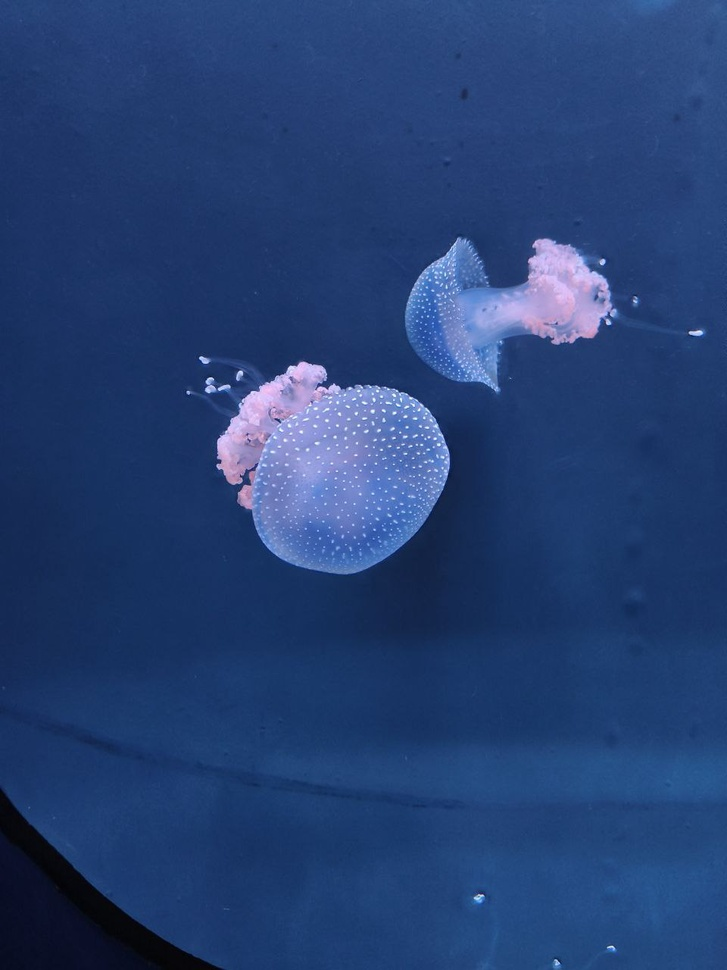
#> input picture 01_diferencia_imagenes/img1.jpg, 727 x 970 px, shrunk from 960 x 1280 before the run, found by its file name
$ jupyter execute 'diferencia_imágenes.ipynb'   (shell and % lines are left out)
#> lines starting #> are read from the running program, lines starting #| are printed output that depends on the picture
# Entendimiento de análisis de diferencias

Este notebook es un paso a paso para el entendimiento general de las metodologías utilizadas por la IA para el análisis de diferencias en imágenes

## Importación de dependencias

Fuimos agregando las dependencias en el orden en el que las fuimos necesitando. Las dependencias totales están en la siguiente celda, en orden de aparición.

[cell 1]
from dotenv import load_dotenv
from pathlib import Path
import os
import cv2
import matplotlib.pyplot as plt

load_dotenv()

# Configuracion de matplotlib para mostrar graficos en linea
plt.rcParams["figure.figsize"] = (14, 6)
plt.rcParams["figure.dpi"] = 100
plt.rcParams["axes.titlesize"] = 13
plt.rcParams["axes.labelsize"] = 11

## Carga de imágenes

En este bloque cargamos las imágenes. Vamos a utilizar el directorio raíz del proyecto que utilizó la IA para no duplicar imágenes

[cell 2]
NOTEBOOK_DIR = Path(
    str(os.getenv("PROYECT_PATH", Path.cwd())) + "/01_diferencia_imagenes")

img1_color = cv2.imread(str(NOTEBOOK_DIR / "img1.jpg"))
#> img1_color is the input picture: shape (970, 727, 3); mean B, G, R 115, 64.4, 37.5
img2_color = cv2.imread(str(NOTEBOOK_DIR / "img2.jpg"))
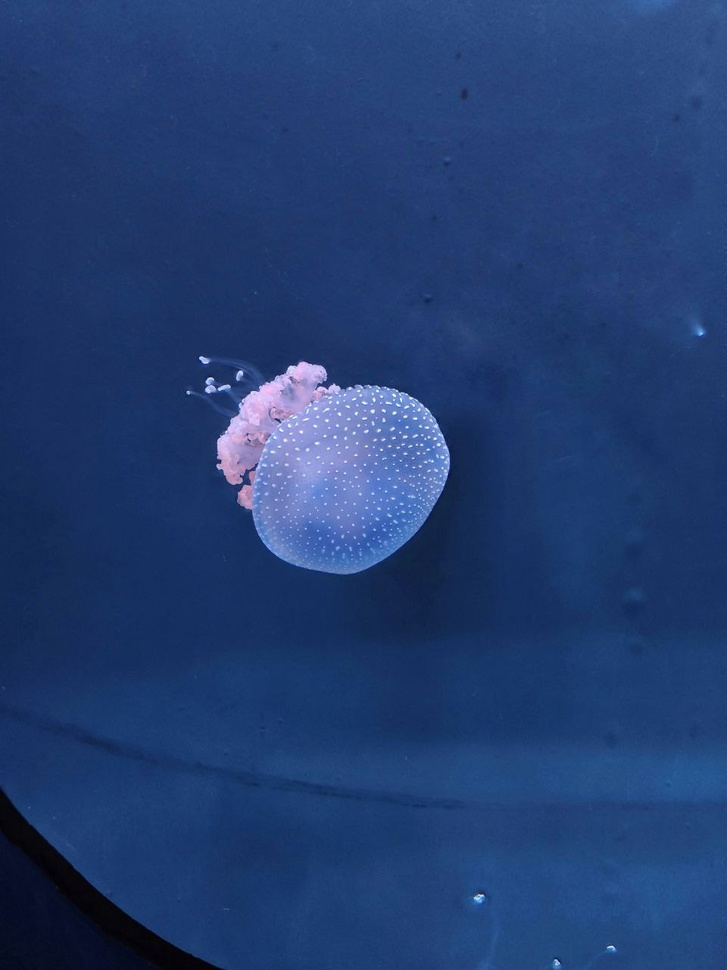
#> input picture 01_diferencia_imagenes/img2.jpg, 727 x 970 px, shrunk from 960 x 1280 before the run, found by its file name
#> img2_color is the input picture: shape (970, 727, 3); mean B, G, R 113.1, 61.7, 34.5

[cell 3]
# Visualizar las dos imagenes lado a lado
# Nota: OpenCV carga en BGR, matplotlib espera RGB
fig, axes = plt.subplots(1, 2, figsize=(14, 5))

axes[0].imshow(cv2.cvtColor(img1_color, cv2.COLOR_BGR2RGB))
axes[0].set_title("Imagen 1 (original)")
axes[0].axis("off")

axes[1].imshow(cv2.cvtColor(img2_color, cv2.COLOR_BGR2RGB))
axes[1].set_title("Imagen 2 (modificada)")
axes[1].axis("off")

plt.suptitle("Imagenes de entrada", fontsize=15, fontweight="bold")
plt.tight_layout()
plt.show()

## Preprocesamiento

Asumimos que las imágenes tienen el mismo tamaño y procedemos a convertirlas a escala de grises.

Esto dado que los diferentes métodos nos indican que es más fácil hacer la comparación en grises

[cell 4]
img1_gris = cv2.cvtColor(img1_color, cv2.COLOR_BGR2GRAY)
img2_gris = cv2.cvtColor(img2_color, cv2.COLOR_BGR2GRAY)

[cell 5]
fig, axes = plt.subplots(1, 2, figsize=(14, 5))
axes[0].imshow(img1_gris, cmap="gray")
axes[0].set_title("Imagen 1 - Escala de grises")
axes[0].axis("off")

axes[1].imshow(img2_gris, cmap="gray")
axes[1].set_title("Imagen 2 - Escala de grises")
axes[1].axis("off")

plt.suptitle("Preprocesamiento: conversion a escala de grises",
             fontsize=15, fontweight="bold")
plt.tight_layout()
plt.show()

## Método de diferencia absoluta

Se compara uno a uno los pixeles de la imagen y se almacena en una nueva matriz la diferencia

[cell 6]
diff_abs = cv2.absdiff(img1_gris, img2_gris)

fig, axes = plt.subplots(1, 4, figsize=(16, 5))

axes[0].imshow(img1_gris, cmap="gray")
axes[0].set_title("Imagen 1")
axes[0].axis("off")

axes[1].imshow(img2_gris, cmap="gray")
axes[1].set_title("Imagen 2")
axes[1].axis("off")

axes[2].imshow(diff_abs, cmap="gray")
axes[2].set_title("Diferencia absoluta |I1 - I2|")
axes[2].axis("off")

# Usar mapa de calor para resaltar diferencias
im = axes[3].imshow(diff_abs, cmap="hot")
axes[3].set_title("Diferencia absoluta |I1 - I2|")
axes[3].axis("off")

plt.colorbar(im, ax=axes[3], fraction=0.046, pad=0.04)
plt.suptitle("Metodo 1: Diferencia Absoluta", fontsize=15, fontweight="bold")
plt.tight_layout()
plt.show()

## Ignorar, ejericio para practicar

¿Cómo puedo invertir los colores de una imágen?

Se me ocurre hacer lo siguiente:

- Tomar la imagen 1 a color y dividirla en sus canales RGB
- A cada canal, hacerle la resta de 255-valor
- Componer una nueva imagen con la suma de los canales resultado

[cell 7]
import numpy as np
r, g, b = cv2.split(img1_color)
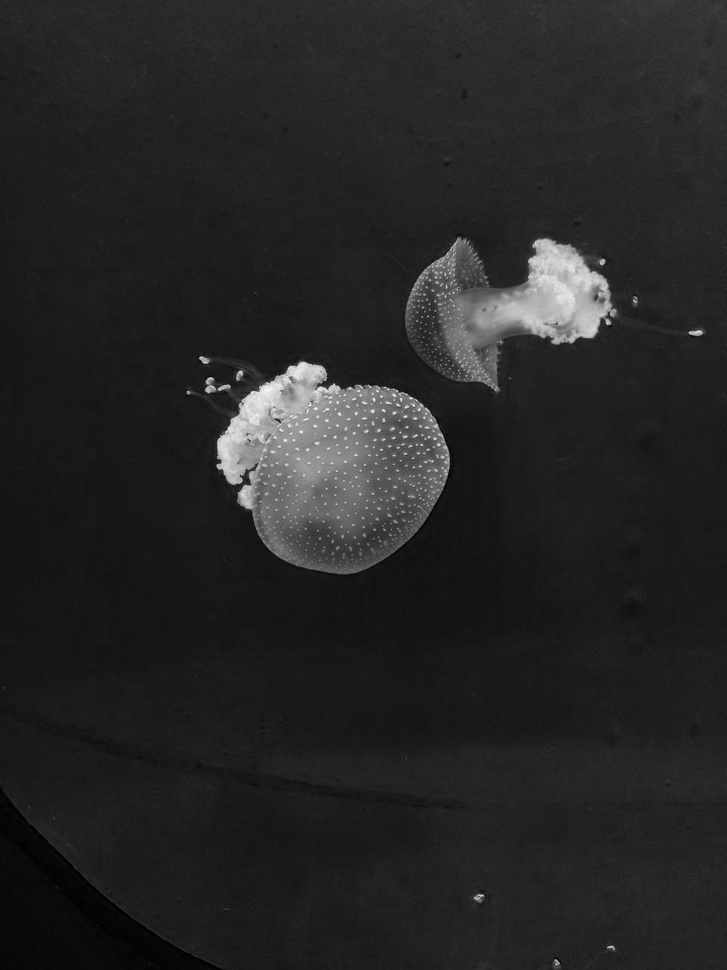
#> b: shape (970, 727); min 0, max 248, mean 37.5

white_matrix = np.array([[255] * r.shape[1]] * r.shape[0], dtype=np.uint8)

inv_r = white_matrix - r
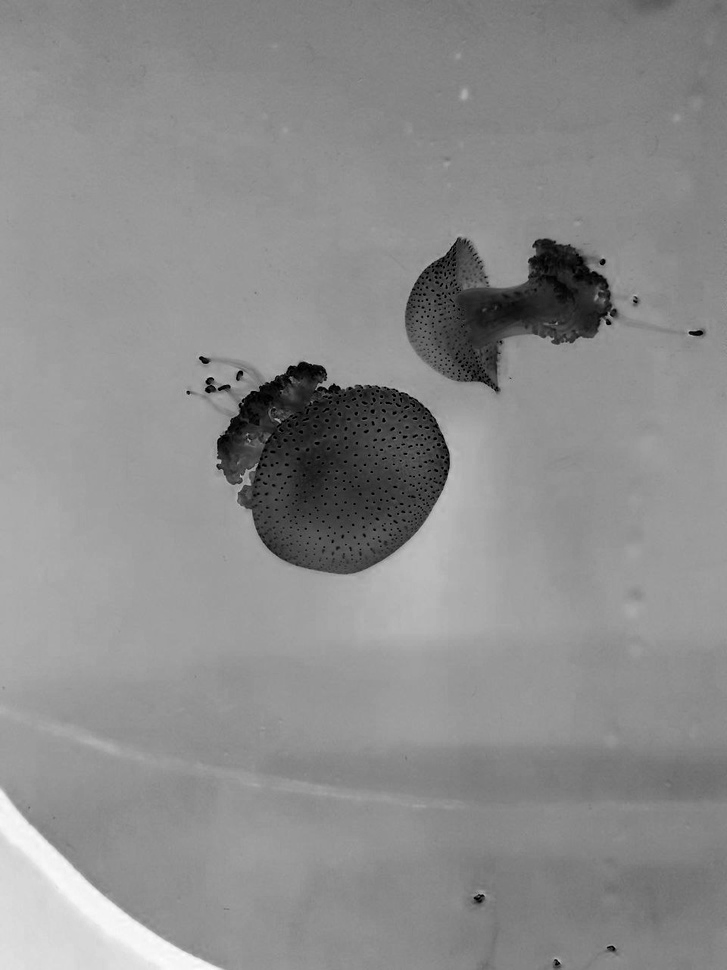
#> inv_r: shape (970, 727); min 0, max 253, mean 140
inv_g = white_matrix - g
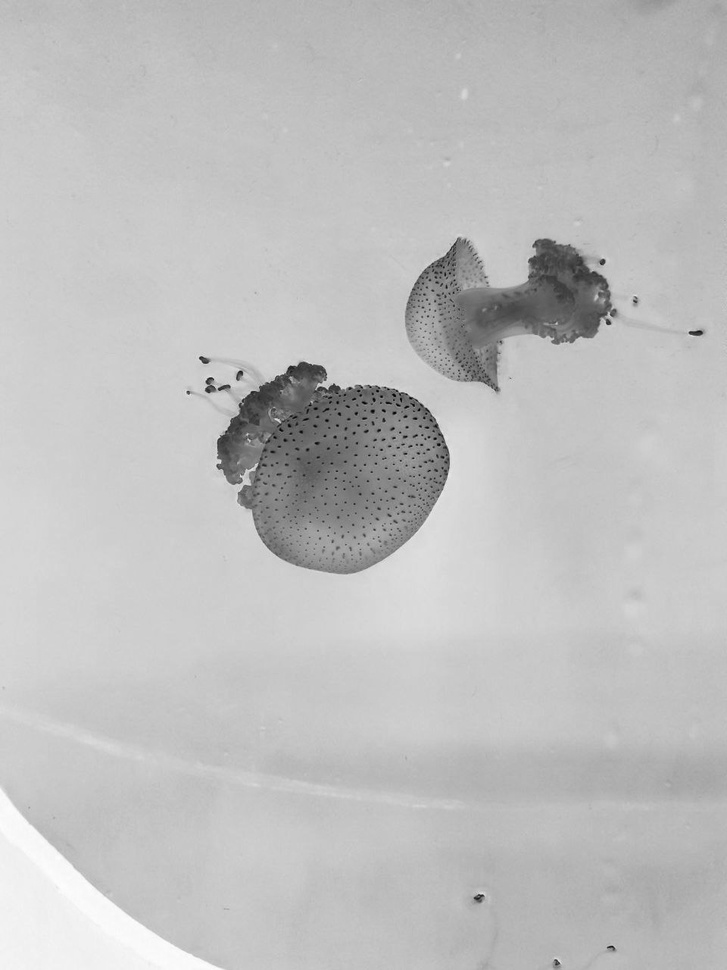
#> inv_g: shape (970, 727); min 0, max 254, mean 190.6
inv_b = white_matrix - b
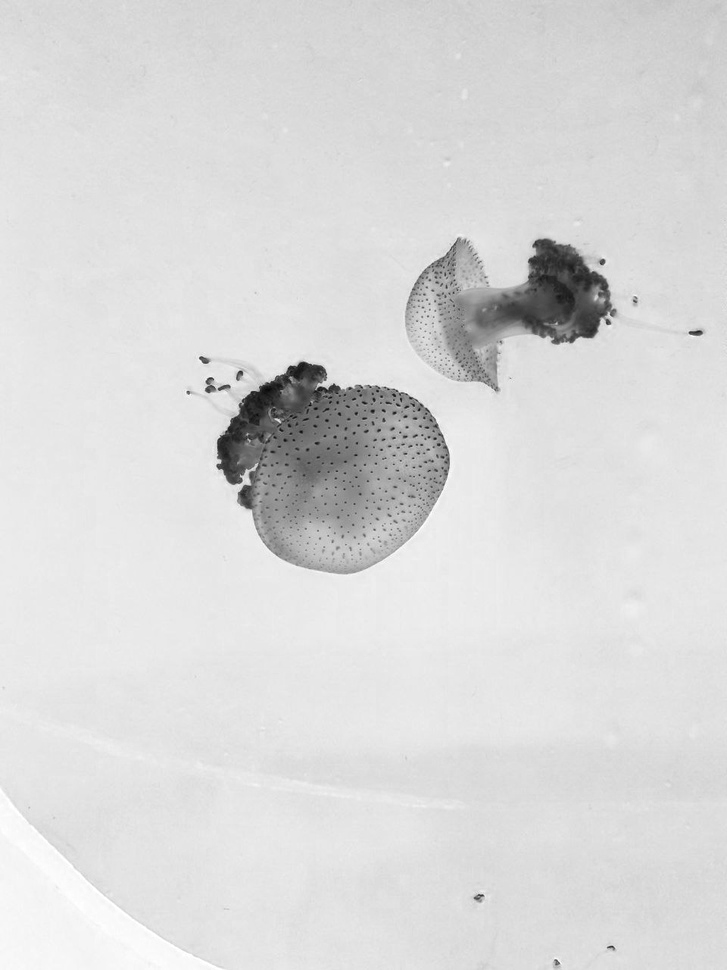
#> inv_b: shape (970, 727); min 7, max 255, mean 217.5

diff_color = cv2.merge((inv_b, inv_g, inv_r))
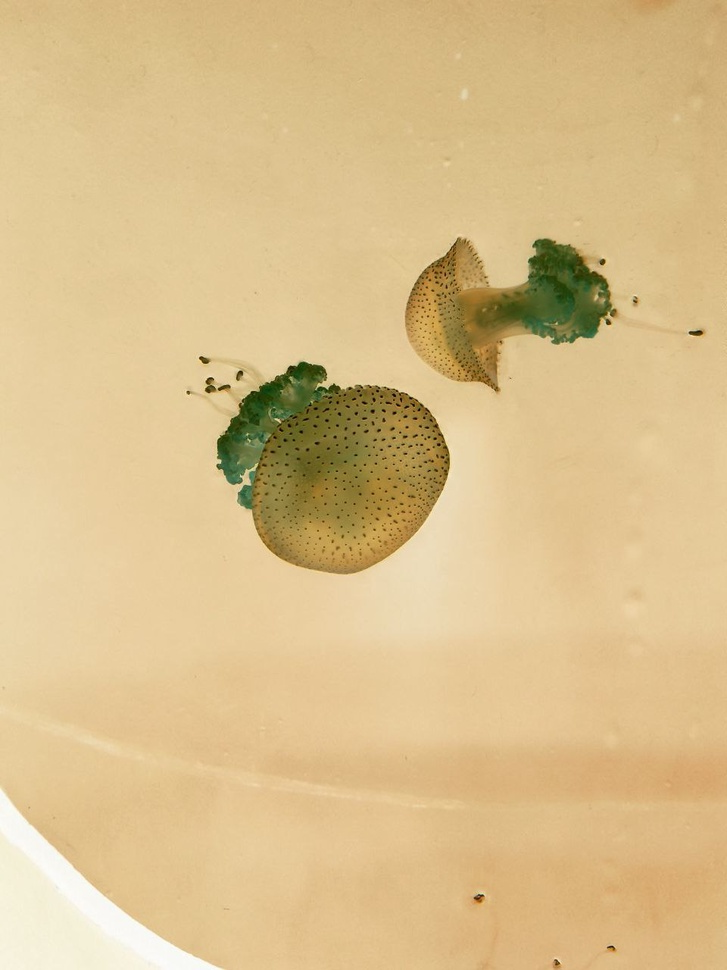
#> diff_color: shape (970, 727, 3); mean R, G, B 217.5, 190.6, 140

# prueba de visualización de la diferencia

sum_matrix = cv2.merge((inv_b+b, inv_g+g, inv_r+r))
#> sum_matrix: shape (970, 727, 3); every value is 255

fig, axes = plt.subplots(1, 3, figsize=(14, 5))
axes[0].imshow(cv2.cvtColor(img1_color, cv2.COLOR_BGR2RGB))
axes[0].set_title("Imagen 1 (original)")
axes[0].axis("off")

axes[1].imshow(cv2.cvtColor(diff_color, cv2.COLOR_BGR2RGB))
axes[1].set_title("Diferencia de color (inversion)")
axes[1].axis("off")

axes[2].imshow(cv2.cvtColor(sum_matrix, cv2.COLOR_BGR2RGB))
axes[2].set_title("Suma (Matriz blanca)")
axes[2].axis("off")

plt.suptitle("Color invertido", fontsize=15, fontweight="bold")
plt.tight_layout()
plt.show()
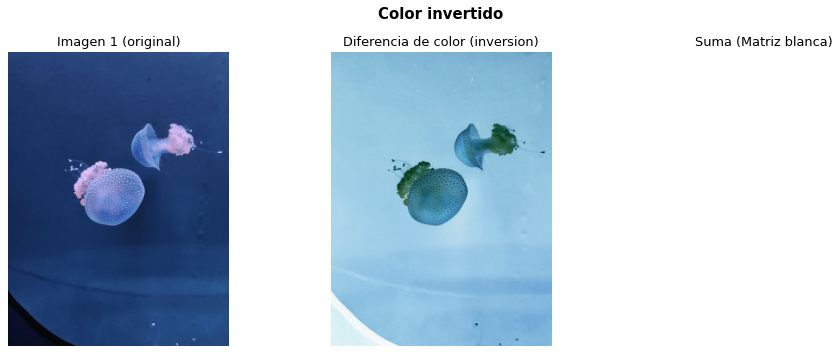
#> figure drawn by matplotlib, 3 panels; B, G, R data is drawn as R, G, B
